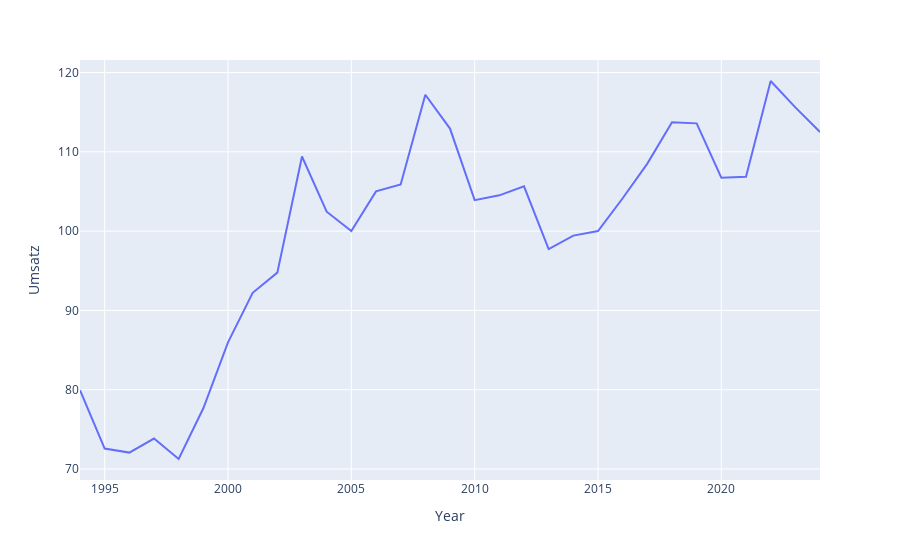

The notebook cell this image was saved under:
### Code cell
df = pd.read_csv("../../Data/Umsatzdaten/Gastronomieumsaetze_flat.csv", encoding="unicode_escape",  sep=';')

# Preprocessing Steps:
# Shaping, Removing redundant columns and columns having secondary tables
columns = {column[0] for column in [*df] if column[0].isdigit()}
columns  # Get all encoded columns

# Pull together all Code and Label rows into a single row.
table_list = {}
for i in columns:
    table_list[df[i + '_Merkmal_Label'].iloc[0]] = {key: value for _i, key, value in df[[i + '_Auspraegung_Code', i + '_Auspraegung_Label']].drop_duplicates().itertuples()}

indexed_columns = [index + '_Auspraegung_Code' for index in sorted([*columns])]

# Rename and Refactor Columns to remove redundancy
df_reduced = df[['Statistik_Code', 'Zeit'] + indexed_columns + ['UMS002__Umsatz__2015=100']]
df_reduced = df_reduced.rename(columns={name: df[name[0] + "_Merkmal_Label"].iloc[0] for name in indexed_columns})

# Remove all columns in which only 1 value is ever present
superfluous_columns = ["Statistik_Code", "Deutschland insgesamt", "Preisarten", "Original- und bereinigte Daten"]

assert all([df_reduced[sc].nunique() == 1 for sc in superfluous_columns]), f"One or more Columns in {superfluous_columns} are not unqiue anymore."

df_reduced = df_reduced.drop(columns=["Statistik_Code", "Deutschland insgesamt", "Preisarten", "Original- und bereinigte Daten"])

# Store it as partial date or start with the first of the month?
# https://stackoverflow.com/questions/6882788/store-incomplete-date-in-mysql-date-field

# Renaming the columns for easier processing
df_reduced = df_reduced.rename(columns={"UMS002__Umsatz__2015=100": "Umsatz", "WZ2008 (2- bis 3-Steller): Gastgewerbe": "Gastgewerbe"})

# Convert Sales
df_reduced['Umsatz'] = df_reduced['Umsatz'].str.replace(",", ".")
df_reduced['Umsatz'] = pd.to_numeric(df_reduced['Umsatz'], errors='coerce')

# Convert Months and Year (Zeit) to Datetime for SQL
# Use the first as a stand in for an empty day column
df_reduced['Monate'] = df_reduced['Monate'].str.replace("MONAT", "")
df_reduced['Monate'] = pd.to_numeric(df_reduced['Monate'], errors='coerce')
df_reduced['Datum'] = pd.to_datetime(dict(year=df_reduced.Zeit, month=df_reduced.Monate, day=[1]*len(df_reduced)))
df_reduced = df_reduced.drop(columns=["Zeit", "Monate"])

df_line = df_reduced[df_reduced['Gastgewerbe'] == "WZ08-553"].copy()
df_line['Year'] = pd.DatetimeIndex(df_line['Datum']).year
df_line = df_line.groupby('Year')[['Umsatz']].mean().reset_index()
px.line(df_line, x='Year', y='Umsatz')

### Figure 1 — Plotly figure (JSON) as saved in the notebook; plotly's stock layout.template omitted (floating-point values rounded to 4 significant figures)
{"data": [{"hovertemplate": "Year=%{x}<br>Umsatz=%{y}<extra></extra>", "legendgroup": "", "line": {"color": "#636efa", "dash": "solid"}, "marker": {"symbol": "circle"}, "mode": "lines", "name": "", "orientation": "v", "showlegend": false, "type": "scatter", "x": [1994, 1995, 1996, 1997, 1998, 1999, 2000, 2001, 2002, 2003, 2004, 2005, 2006, 2007, 2008, 2009, 2010, 2011, 2012, 2013, 2014, 2015, 2016, 2017, 2018, 2019, 2020, 2021, 2022, 2023, 2024], "xaxis": "x", "y": [79.95, 72.58, 72.08, 73.84, 71.27, 77.66, 85.98, 92.23, 94.77, 109.4, 102.5, 100.0, 105.0, 105.9, 117.2, 112.9, 103.9, 104.5, 105.7, 97.74, 99.43, 100.0, 104.1, 108.5, 113.7, 113.6, 106.7, 106.9, 118.9, 115.6, 112.5], "yaxis": "y"}], "layout": {"legend": {"tracegroupgap": 0}, "margin": {"t": 60}, "xaxis": {"anchor": "y", "domain": [0, 1], "title": {"text": "Year"}}, "yaxis": {"anchor": "x", "domain": [0, 1], "title": {"text": "Umsatz"}}}}
